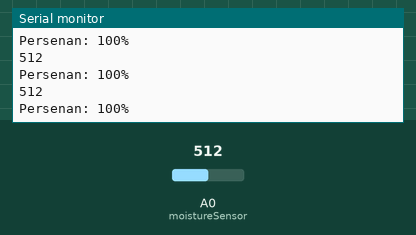
This sketch was run on a simulated Arduino Uno, built with avr-gcc and run on an emulated ATmega328P. On the bench: the last lines printed to the serial monitor. The inputs (shaded band) are chosen by the test bench; at power-on: A0 (moistureSensor) = 512.

Above: at 1.3 s.
1.4 s: A0 (moistureSensor) set to 716
At 1.9 s:
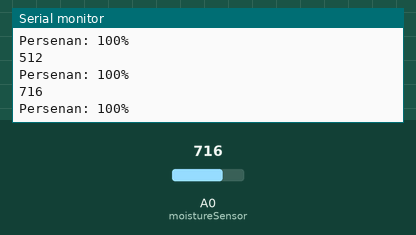
2.9 s: A0 (moistureSensor) set to 900
At 3.4 s:
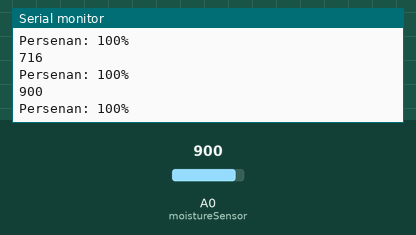
Timing chart, 0 to 5.9 s (numbered marks = the images above; inputs shaded):
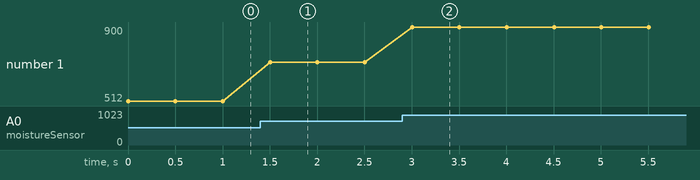

Measured:
- after the input at 1.4 s, the serial monitor: prints a new line after 0.10 s (image 1)
- after the input at 2.9 s, the serial monitor: prints a new line after 0.10 s (image 2)
- plotted number 1: 512 → 716 after the input at 1.4 s, 716 → 900 after the input at 2.9 s

The sketch:

soil.ino
```cpp
const int AirValue = 2970;
const int WaterValue = 1200;
int soilmoisturepercent = 0;
#define moistureSensor A0
void setup() {
  // put your setup code here, to run once:
  Serial.begin(115200);
  pinMode(moistureSensor, INPUT);
}

void loop() {
  // put your main code here, to run repeatedly:
  int baca = analogRead(moistureSensor);
  Serial.println(baca);
  Serial.print("Persenan: ");
  soilmoisturepercent = map(baca, AirValue, WaterValue, 0, 100);
  if(soilmoisturepercent > 100){
    Serial.println ("100%");
  }
  else if(soilmoisturepercent < 0){
    Serial.println ("0%");
  }
  else if(soilmoisturepercent >= 0 && soilmoisturepercent <=100){
    Serial.print (soilmoisturepercent);
    Serial.println ("%");
  }
  delay(500);
}
```
